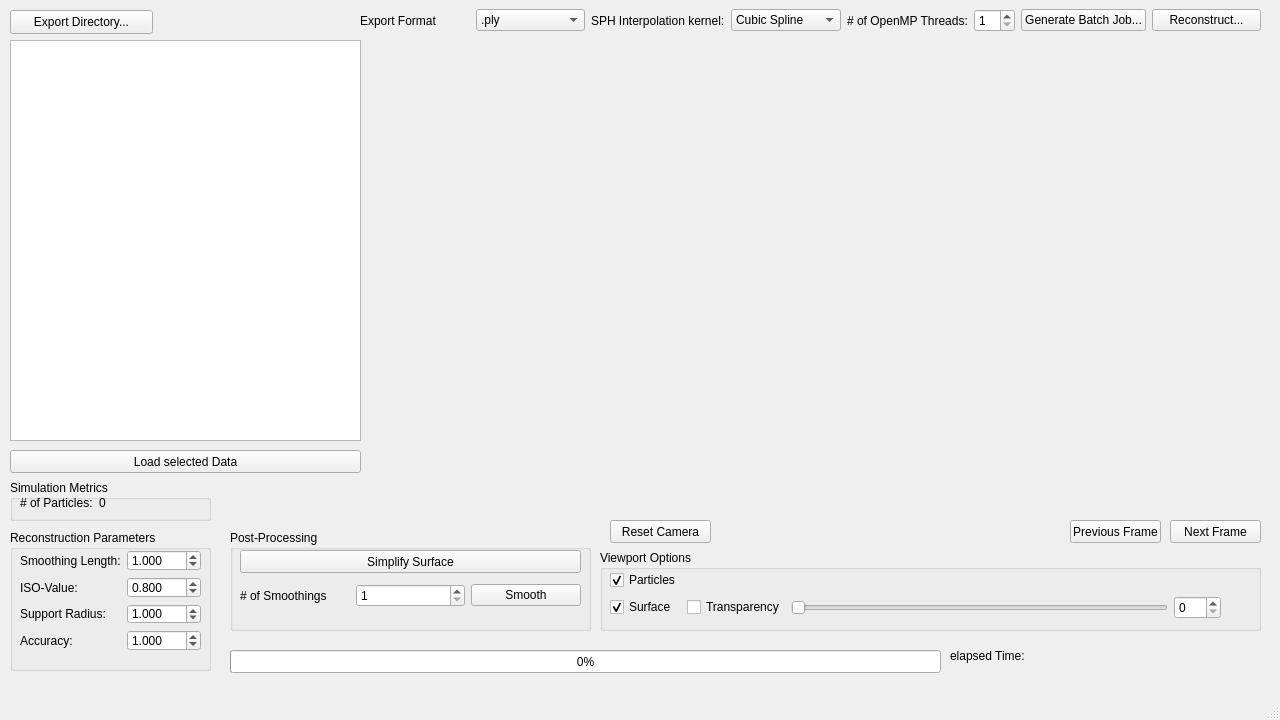
<?xml version="1.0" encoding="UTF-8"?>
<ui version="4.0">
 <class>MainWindow</class>
 <widget class="QMainWindow" name="MainWindow">
  <property name="geometry">
   <rect>
    <x>0</x>
    <y>0</y>
    <width>1280</width>
    <height>720</height>
   </rect>
  </property>
  <property name="windowTitle">
   <string>MainWindow</string>
  </property>
  <widget class="QWidget" name="centralwidget">
   <widget class="QProgressBar" name="progressBar">
    <property name="geometry">
     <rect>
      <x>230</x>
      <y>650</y>
      <width>711</width>
      <height>23</height>
     </rect>
    </property>
    <property name="value">
     <number>0</number>
    </property>
   </widget>
   <widget class="QGroupBox" name="reconstructionGroupBox">
    <property name="geometry">
     <rect>
      <x>10</x>
      <y>530</y>
      <width>201</width>
      <height>141</height>
     </rect>
    </property>
    <property name="title">
     <string>Reconstruction Parameters</string>
    </property>
    <widget class="QWidget" name="formLayoutWidget">
     <property name="geometry">
      <rect>
       <x>10</x>
       <y>20</y>
       <width>181</width>
       <height>101</height>
      </rect>
     </property>
     <layout class="QFormLayout" name="reconstructionFormLayout">
      <item row="0" column="0">
       <widget class="QLabel" name="smoothingLabel">
        <property name="text">
         <string>Smoothing Length:</string>
        </property>
       </widget>
      </item>
      <item row="1" column="0">
       <widget class="QLabel" name="isoLabel">
        <property name="text">
         <string>ISO-Value:</string>
        </property>
       </widget>
      </item>
      <item row="2" column="0">
       <widget class="QLabel" name="radiusLabel">
        <property name="text">
         <string>Support Radius:</string>
        </property>
       </widget>
      </item>
      <item row="3" column="0">
       <widget class="QLabel" name="AccuracyLabel">
        <property name="text">
         <string>Accuracy:</string>
        </property>
       </widget>
      </item>
      <item row="0" column="1">
       <widget class="QDoubleSpinBox" name="smoothingDoubleSpinBox">
        <property name="decimals">
         <number>3</number>
        </property>
        <property name="value">
         <double>1.000000000000000</double>
        </property>
       </widget>
      </item>
      <item row="1" column="1">
       <widget class="QDoubleSpinBox" name="isoDoubleSpinBox">
        <property name="decimals">
         <number>3</number>
        </property>
        <property name="value">
         <double>0.800000000000000</double>
        </property>
       </widget>
      </item>
      <item row="2" column="1">
       <widget class="QDoubleSpinBox" name="supportDoubleSpinBox">
        <property name="decimals">
         <number>3</number>
        </property>
        <property name="value">
         <double>1.000000000000000</double>
        </property>
       </widget>
      </item>
      <item row="3" column="1">
       <widget class="QDoubleSpinBox" name="accuracyDoubleSpinBox">
        <property name="decimals">
         <number>3</number>
        </property>
        <property name="value">
         <double>1.000000000000000</double>
        </property>
       </widget>
      </item>
     </layout>
    </widget>
   </widget>
   <widget class="QGroupBox" name="postProcessingGroupBox">
    <property name="geometry">
     <rect>
      <x>230</x>
      <y>530</y>
      <width>361</width>
      <height>101</height>
     </rect>
    </property>
    <property name="title">
     <string>Post-Processing</string>
    </property>
    <widget class="QWidget" name="gridLayoutWidget_2">
     <property name="geometry">
      <rect>
       <x>10</x>
       <y>50</y>
       <width>341</width>
       <height>31</height>
      </rect>
     </property>
     <layout class="QGridLayout" name="gridLayout">
      <item row="1" column="0">
       <widget class="QLabel" name="postSmoothingLabel">
        <property name="text">
         <string># of Smoothings</string>
        </property>
       </widget>
      </item>
      <item row="1" column="1">
       <widget class="QSpinBox" name="postSmoothingSpinBox">
        <property name="minimum">
         <number>1</number>
        </property>
        <property name="maximum">
         <number>20</number>
        </property>
       </widget>
      </item>
      <item row="1" column="2">
       <widget class="QPushButton" name="postSmoothingPushButton">
        <property name="text">
         <string>Smooth</string>
        </property>
       </widget>
      </item>
     </layout>
    </widget>
    <widget class="QPushButton" name="simplifyPushButton">
     <property name="geometry">
      <rect>
       <x>10</x>
       <y>20</y>
       <width>341</width>
       <height>23</height>
      </rect>
     </property>
     <property name="text">
      <string>Simplify Surface</string>
     </property>
    </widget>
   </widget>
   <widget class="QGroupBox" name="simulationMetricsGroupBox">
    <property name="geometry">
     <rect>
      <x>10</x>
      <y>480</y>
      <width>201</width>
      <height>41</height>
     </rect>
    </property>
    <property name="title">
     <string>Simulation Metrics</string>
    </property>
    <widget class="QWidget" name="formLayoutWidget_2">
     <property name="geometry">
      <rect>
       <x>10</x>
       <y>16</y>
       <width>181</width>
       <height>20</height>
      </rect>
     </property>
     <layout class="QFormLayout" name="simulationFormLayout">
      <item row="0" column="0">
       <widget class="QLabel" name="numberParticlesLabel">
        <property name="text">
         <string># of Particles:</string>
        </property>
       </widget>
      </item>
      <item row="0" column="1">
       <widget class="QLabel" name="numberParticlesLabel_2">
        <property name="text">
         <string>0</string>
        </property>
       </widget>
      </item>
     </layout>
    </widget>
   </widget>
   <widget class="QGroupBox" name="viewportGroupBox">
    <property name="geometry">
     <rect>
      <x>600</x>
      <y>550</y>
      <width>661</width>
      <height>81</height>
     </rect>
    </property>
    <property name="title">
     <string>Viewport Options</string>
    </property>
    <widget class="QWidget" name="gridLayoutWidget">
     <property name="geometry">
      <rect>
       <x>10</x>
       <y>20</y>
       <width>611</width>
       <height>51</height>
      </rect>
     </property>
     <layout class="QGridLayout" name="viewportGridLayout">
      <item row="1" column="0">
       <widget class="QCheckBox" name="surfaceCheckBox">
        <property name="text">
         <string>Surface</string>
        </property>
        <property name="checked">
         <bool>true</bool>
        </property>
       </widget>
      </item>
      <item row="1" column="2">
       <widget class="QSlider" name="transparencySlider">
        <property name="maximum">
         <number>100</number>
        </property>
        <property name="orientation">
         <enum>Qt::Horizontal</enum>
        </property>
       </widget>
      </item>
      <item row="1" column="3">
       <widget class="QSpinBox" name="transparencySpinBox">
        <property name="maximum">
         <number>100</number>
        </property>
        <property name="singleStep">
         <number>1</number>
        </property>
       </widget>
      </item>
      <item row="0" column="0">
       <widget class="QCheckBox" name="particlesCheckBox">
        <property name="enabled">
         <bool>true</bool>
        </property>
        <property name="text">
         <string>Particles</string>
        </property>
        <property name="checked">
         <bool>true</bool>
        </property>
        <property name="tristate">
         <bool>false</bool>
        </property>
       </widget>
      </item>
      <item row="1" column="1">
       <widget class="QCheckBox" name="transparencyCheckBox">
        <property name="enabled">
         <bool>true</bool>
        </property>
        <property name="text">
         <string>Transparency</string>
        </property>
        <property name="checked">
         <bool>false</bool>
        </property>
       </widget>
      </item>
     </layout>
    </widget>
   </widget>
   <widget class="QWidget" name="horizontalLayoutWidget">
    <property name="geometry">
     <rect>
      <x>360</x>
      <y>0</y>
      <width>901</width>
      <height>41</height>
     </rect>
    </property>
    <layout class="QHBoxLayout" name="topHorizontalLayout">
     <item>
      <widget class="QLabel" name="exportFormatLabel">
       <property name="text">
        <string>Export Format</string>
       </property>
      </widget>
     </item>
     <item>
      <widget class="QComboBox" name="exportFormatComboBox">
       <item>
        <property name="text">
         <string>.ply</string>
        </property>
       </item>
       <item>
        <property name="text">
         <string>.vtk</string>
        </property>
       </item>
      </widget>
     </item>
     <item>
      <widget class="QLabel" name="sphLabel">
       <property name="text">
        <string>SPH Interpolation kernel:</string>
       </property>
      </widget>
     </item>
     <item>
      <widget class="QComboBox" name="sphComboBox">
       <item>
        <property name="text">
         <string>Cubic Spline</string>
        </property>
       </item>
       <item>
        <property name="text">
         <string>Spiky</string>
        </property>
       </item>
       <item>
        <property name="text">
         <string>Option 3</string>
        </property>
       </item>
      </widget>
     </item>
     <item>
      <layout class="QHBoxLayout" name="topInnerHorizontalLayout">
       <item>
        <widget class="QLabel" name="ompNumThreadsLabel">
         <property name="text">
          <string># of OpenMP Threads:</string>
         </property>
        </widget>
       </item>
       <item>
        <widget class="QSpinBox" name="ompNumThreadsSpinBox">
         <property name="minimum">
          <number>1</number>
         </property>
         <property name="maximum">
          <number>64</number>
         </property>
        </widget>
       </item>
      </layout>
     </item>
     <item>
      <widget class="QPushButton" name="batchJobPushButton">
       <property name="text">
        <string>Generate Batch Job...</string>
       </property>
      </widget>
     </item>
     <item>
      <widget class="QPushButton" name="reconstructPushButton">
       <property name="text">
        <string>Reconstruct...</string>
       </property>
       <property name="icon">
        <iconset>
         <normaloff>../../Henrik Müller/Pictures/Play-Icon.png</normaloff>../../Henrik Müller/Pictures/Play-Icon.png</iconset>
       </property>
      </widget>
     </item>
    </layout>
   </widget>
   <widget class="QTreeView" name="fileSelectTreeView">
    <property name="geometry">
     <rect>
      <x>10</x>
      <y>40</y>
      <width>351</width>
      <height>401</height>
     </rect>
    </property>
   </widget>
   <widget class="QWidget" name="horizontalLayoutWidget_2">
    <property name="geometry">
     <rect>
      <x>950</x>
      <y>640</y>
      <width>321</width>
      <height>31</height>
     </rect>
    </property>
    <layout class="QHBoxLayout" name="bottomHorizontalLayout">
     <item>
      <widget class="QLabel" name="timeLabel">
       <property name="text">
        <string>elapsed Time:</string>
       </property>
      </widget>
     </item>
     <item>
      <widget class="QLabel" name="timeLabel_2">
       <property name="text">
        <string/>
       </property>
      </widget>
     </item>
     <item>
      <widget class="QLabel" name="ramLabel">
       <property name="text">
        <string/>
       </property>
      </widget>
     </item>
     <item>
      <widget class="QLabel" name="ramLabel_2">
       <property name="text">
        <string/>
       </property>
      </widget>
     </item>
    </layout>
   </widget>
   <widget class="QPushButton" name="exportPushButton">
    <property name="geometry">
     <rect>
      <x>10</x>
      <y>10</y>
      <width>143</width>
      <height>24</height>
     </rect>
    </property>
    <property name="text">
     <string>Export Directory...</string>
    </property>
   </widget>
   <widget class="QWidget" name="verticalLayoutWidget">
    <property name="geometry">
     <rect>
      <x>379</x>
      <y>49</y>
      <width>881</width>
      <height>461</height>
     </rect>
    </property>
    <layout class="QVBoxLayout" name="viewportLayout"/>
   </widget>
   <widget class="QPushButton" name="loadPushButton">
    <property name="geometry">
     <rect>
      <x>10</x>
      <y>450</y>
      <width>351</width>
      <height>23</height>
     </rect>
    </property>
    <property name="text">
     <string>Load selected Data</string>
    </property>
   </widget>
   <widget class="QPushButton" name="resetCamPushButton">
    <property name="geometry">
     <rect>
      <x>610</x>
      <y>520</y>
      <width>101</width>
      <height>23</height>
     </rect>
    </property>
    <property name="text">
     <string>Reset Camera</string>
    </property>
   </widget>
   <widget class="QPushButton" name="nextFramePushButton">
    <property name="geometry">
     <rect>
      <x>1170</x>
      <y>520</y>
      <width>91</width>
      <height>23</height>
     </rect>
    </property>
    <property name="text">
     <string>Next Frame</string>
    </property>
   </widget>
   <widget class="QPushButton" name="prevFramePushButton">
    <property name="geometry">
     <rect>
      <x>1070</x>
      <y>520</y>
      <width>91</width>
      <height>23</height>
     </rect>
    </property>
    <property name="text">
     <string>Previous Frame</string>
    </property>
   </widget>
  </widget>
  <widget class="QMenuBar" name="menubar">
   <property name="geometry">
    <rect>
     <x>0</x>
     <y>0</y>
     <width>1280</width>
     <height>21</height>
    </rect>
   </property>
  </widget>
  <widget class="QStatusBar" name="statusbar"/>
 </widget>
 <resources/>
 <connections>
  <connection>
   <sender>transparencySlider</sender>
   <signal>valueChanged(int)</signal>
   <receiver>transparencySpinBox</receiver>
   <slot>setValue(int)</slot>
   <hints>
    <hint type="sourcelabel">
     <x>810</x>
     <y>559</y>
    </hint>
    <hint type="destinationlabel">
     <x>1207</x>
     <y>560</y>
    </hint>
   </hints>
  </connection>
  <connection>
   <sender>transparencySpinBox</sender>
   <signal>valueChanged(int)</signal>
   <receiver>transparencySlider</receiver>
   <slot>setValue(int)</slot>
   <hints>
    <hint type="sourcelabel">
     <x>1198</x>
     <y>553</y>
    </hint>
    <hint type="destinationlabel">
     <x>1024</x>
     <y>559</y>
    </hint>
   </hints>
  </connection>
 </connections>
</ui>
